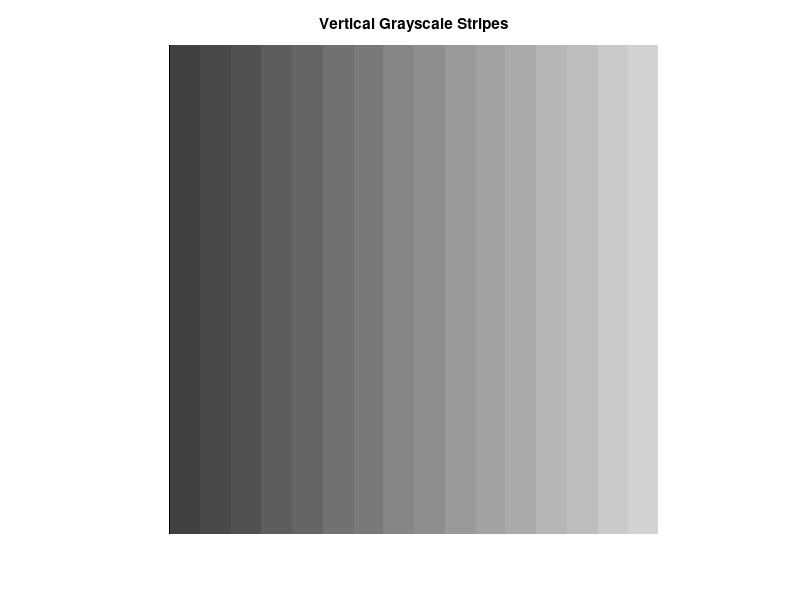

This figure's MATLAB source:
% Create a grayscale image with vertical stripes (dark to light)
width = 300;
height = 300;
num_stripes = 16;

% Create the image
img = zeros(height, width, 'uint8');

stripe_width = width / num_stripes;

% Define gray levels from dark tˊo light
gray_levels = linspace(64, 210, num_stripes);

for i = 1:num_stripes
    x_start = round((i-1) * stripe_width) + 1;
    x_end   = round(i * stripe_width);
    img(:, x_start:x_end) = uint8(gray_levels(i));
end

% Display and save
imshow(img);
title('Vertical Grayscale Stripes');
imwrite(img, 'grayscale_stripes.png');
